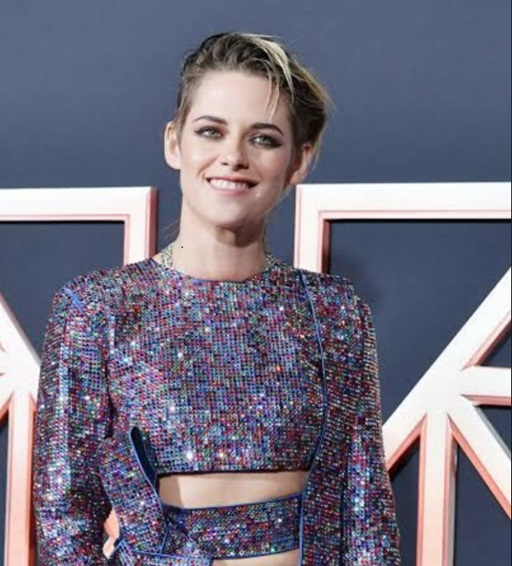
#> input picture data/kris.jpg, 512 x 566 px
$ jupyter execute 9_matlab.ipynb
#> lines starting #> are read from the running program, lines starting #| are printed output that depends on the picture; after the words box and inside, x2 and y2 are one past the last pixel; in counts of white or black regions, pixels touching at a corner belong together
[cell 1]
import cv2
from matplotlib import pyplot as plt
img=cv2.imread("data/kris.jpg",-1)
#> img is the input picture: shape (566, 512, 3); mean B, G, R 128.2, 111.2, 115
imgi=cv2.cvtColor(img,cv2.COLOR_BGR2RGB)
#open cv reads image as BGR ,in matplot we have convert it to rgb

plt.imshow(imgi)
plt.show()

[cell 2]
import cv2
from matplotlib import pyplot as plt
img=cv2.imread("data/kris.jpg",-1)
imgi=cv2.cvtColor(img,cv2.COLOR_BGR2RGB)
#open cv reads image as BGR ,in matplot we have convert it to rgb

plt.imshow(imgi)
#disappear grid
plt.xticks([]),plt.yticks([])
plt.show()

[cell 3]
import cv2
import matplotlib.pyplot as plt

# Load the image in color
img = cv2.imread('data/sudoku.jpg')
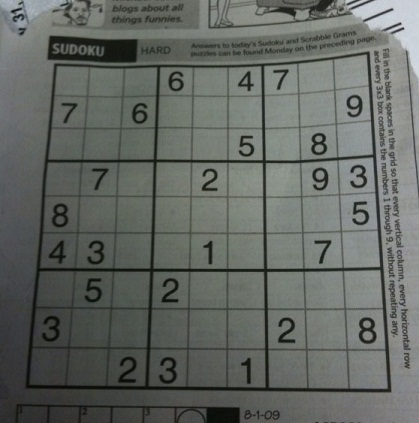
#> input picture data/sudoku.jpg, 419 x 423 px
#> img is the input picture: shape (423, 419, 3); mean B, G, R 98.9, 103.6, 99.4

# Convert the image to RGB
img_rgb = cv2.cvtColor(img, cv2.COLOR_BGR2RGB)

# Convert the image to grayscale
gray_img = cv2.cvtColor(img, cv2.COLOR_BGR2GRAY)

# Apply adaptive thresholding
th1 = cv2.adaptiveThreshold(gray_img, 255, cv2.ADAPTIVE_THRESH_MEAN_C, cv2.THRESH_BINARY, 11, 2)
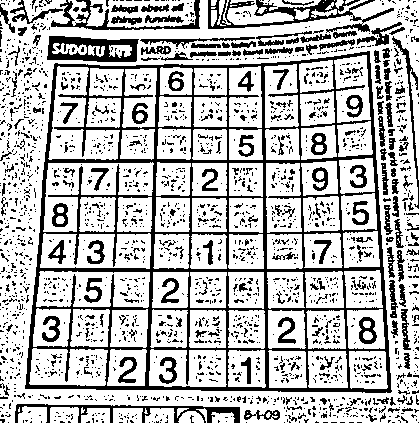
#> th1: shape (423, 419); 73% white; 2115 black regions (1905 under 20 px), largest, box (x1, y1, x2, y2) and area: (25, 51, 392, 393) 18441, (208, 0, 394, 33) 1810, (47, 36, 139, 62) 1408
th2 = cv2.adaptiveThreshold(gray_img, 255, cv2.ADAPTIVE_THRESH_GAUSSIAN_C, cv2.THRESH_BINARY, 11, 2)
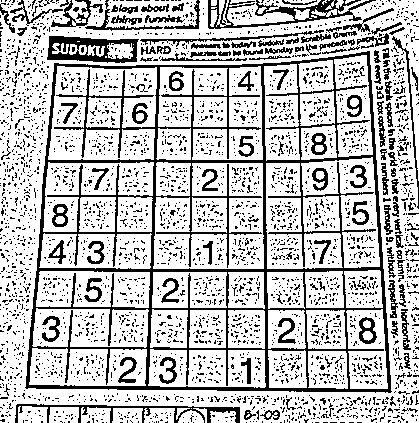
#> th2: shape (423, 419); 74.8% white; black in thin lines or dots

# Apply other thresholding methods
_, th3 = cv2.threshold(gray_img, 127, 255, cv2.THRESH_BINARY)
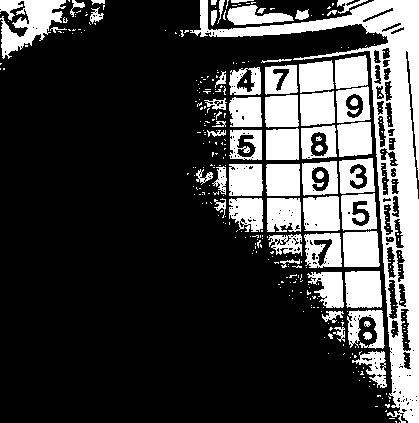
#> th3: shape (423, 419); 25.6% white; 333 white regions (274 under 20 px), largest, box (x1, y1, x2, y2) and area: (190, 0, 419, 423) 14935, (0, 0, 66, 59) 2037, (345, 271, 382, 308) 1282
_, th4 = cv2.threshold(gray_img, 127, 255, cv2.THRESH_BINARY_INV)
_, th5 = cv2.threshold(gray_img, 127, 255, cv2.THRESH_TRUNC)
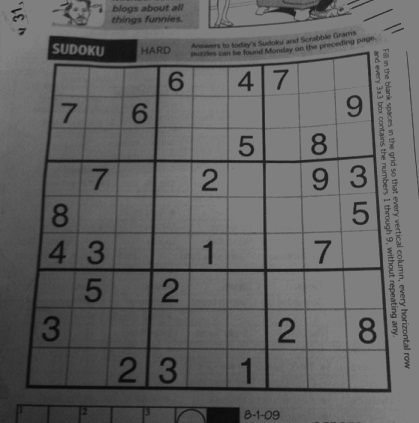
#> th5: shape (423, 419); min 5, max 127, mean 97.8
_, th6 = cv2.threshold(gray_img, 127, 255, cv2.THRESH_TOZERO)
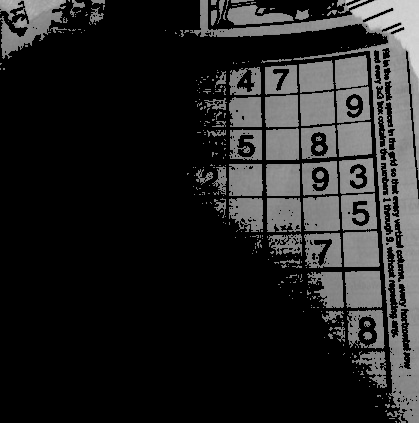
#> th6: shape (423, 419); min 0, max 218, mean 36.6

# Plot the images
titles = ["adMean", "ad_Gaus", "thres_bin", "thres_bin_inv", "thres_trunk", "thres_tozero"]
images = [th1, th2, th3, th4, th5, th6]

for i in range(6):
    plt.subplot(2, 3, i+1)
    plt.imshow(images[i], 'gray')
    plt.title(titles[i])
    plt.xticks([]), plt.yticks([])

plt.show()
